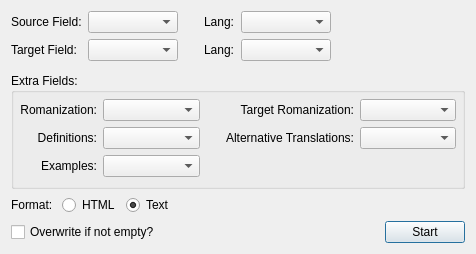
<?xml version="1.0" encoding="UTF-8"?>
<ui version="4.0">
 <class>Dialog</class>
 <widget class="QDialog" name="Dialog">
  <property name="geometry">
   <rect>
    <x>0</x>
    <y>0</y>
    <width>476</width>
    <height>240</height>
   </rect>
  </property>
  <property name="sizePolicy">
   <sizepolicy hsizetype="Preferred" vsizetype="Preferred">
    <horstretch>0</horstretch>
    <verstretch>0</verstretch>
   </sizepolicy>
  </property>
  <property name="windowTitle">
   <string>Google Translate</string>
  </property>
  <layout class="QVBoxLayout" name="verticalLayout">
   <item>
    <layout class="QGridLayout" name="gridLayout" rowstretch="0,0" columnstretch="0,0,0,0,0,0">
     <property name="sizeConstraint">
      <enum>QLayout::SetDefaultConstraint</enum>
     </property>
     <property name="bottomMargin">
      <number>6</number>
     </property>
     <item row="0" column="4">
      <widget class="QComboBox" name="sourceLang">
       <property name="minimumSize">
        <size>
         <width>90</width>
         <height>0</height>
        </size>
       </property>
      </widget>
     </item>
     <item row="0" column="3">
      <widget class="QLabel" name="label_3">
       <property name="text">
        <string>Lang:</string>
       </property>
      </widget>
     </item>
     <item row="0" column="0">
      <widget class="QLabel" name="label">
       <property name="text">
        <string>Source Field:</string>
       </property>
      </widget>
     </item>
     <item row="1" column="1">
      <widget class="QComboBox" name="targetField">
       <property name="minimumSize">
        <size>
         <width>0</width>
         <height>0</height>
        </size>
       </property>
       <property name="sizeAdjustPolicy">
        <enum>QComboBox::AdjustToContents</enum>
       </property>
      </widget>
     </item>
     <item row="1" column="3">
      <widget class="QLabel" name="label_4">
       <property name="text">
        <string>Lang:</string>
       </property>
      </widget>
     </item>
     <item row="1" column="0">
      <widget class="QLabel" name="label_2">
       <property name="text">
        <string>Target Field:</string>
       </property>
      </widget>
     </item>
     <item row="0" column="1">
      <widget class="QComboBox" name="sourceField">
       <property name="minimumSize">
        <size>
         <width>90</width>
         <height>0</height>
        </size>
       </property>
       <property name="sizeAdjustPolicy">
        <enum>QComboBox::AdjustToContents</enum>
       </property>
      </widget>
     </item>
     <item row="1" column="4">
      <widget class="QComboBox" name="targetLang">
       <property name="minimumSize">
        <size>
         <width>0</width>
         <height>0</height>
        </size>
       </property>
      </widget>
     </item>
     <item row="0" column="5">
      <spacer name="horizontalSpacer_2">
       <property name="orientation">
        <enum>Qt::Horizontal</enum>
       </property>
       <property name="sizeType">
        <enum>QSizePolicy::Expanding</enum>
       </property>
       <property name="sizeHint" stdset="0">
        <size>
         <width>0</width>
         <height>20</height>
        </size>
       </property>
      </spacer>
     </item>
     <item row="0" column="2">
      <spacer name="horizontalSpacer_6">
       <property name="orientation">
        <enum>Qt::Horizontal</enum>
       </property>
       <property name="sizeType">
        <enum>QSizePolicy::Fixed</enum>
       </property>
       <property name="sizeHint" stdset="0">
        <size>
         <width>20</width>
         <height>20</height>
        </size>
       </property>
      </spacer>
     </item>
    </layout>
   </item>
   <item>
    <widget class="QGroupBox" name="groupBox">
     <property name="enabled">
      <bool>true</bool>
     </property>
     <property name="title">
      <string>Extra Fields:</string>
     </property>
     <property name="flat">
      <bool>false</bool>
     </property>
     <property name="checkable">
      <bool>false</bool>
     </property>
     <layout class="QVBoxLayout" name="verticalLayout_2">
      <property name="leftMargin">
       <number>6</number>
      </property>
      <property name="topMargin">
       <number>6</number>
      </property>
      <property name="rightMargin">
       <number>6</number>
      </property>
      <property name="bottomMargin">
       <number>9</number>
      </property>
      <item>
       <layout class="QGridLayout" name="gridLayout_2" columnstretch="0,1,0,0,1">
        <item row="3" column="0">
         <widget class="QLabel" name="label_7">
          <property name="layoutDirection">
           <enum>Qt::LeftToRight</enum>
          </property>
          <property name="styleSheet">
           <string notr="true"/>
          </property>
          <property name="text">
           <string>Definitions:</string>
          </property>
          <property name="alignment">
           <set>Qt::AlignRight|Qt::AlignTrailing|Qt::AlignVCenter</set>
          </property>
         </widget>
        </item>
        <item row="2" column="0">
         <widget class="QLabel" name="label_6">
          <property name="styleSheet">
           <string notr="true"/>
          </property>
          <property name="text">
           <string>Romanization:</string>
          </property>
          <property name="alignment">
           <set>Qt::AlignRight|Qt::AlignTrailing|Qt::AlignVCenter</set>
          </property>
         </widget>
        </item>
        <item row="2" column="2">
         <spacer name="horizontalSpacer_3">
          <property name="orientation">
           <enum>Qt::Horizontal</enum>
          </property>
          <property name="sizeType">
           <enum>QSizePolicy::Fixed</enum>
          </property>
          <property name="sizeHint" stdset="0">
           <size>
            <width>20</width>
            <height>20</height>
           </size>
          </property>
         </spacer>
        </item>
        <item row="3" column="1">
         <widget class="QComboBox" name="mdField">
          <property name="minimumSize">
           <size>
            <width>90</width>
            <height>0</height>
           </size>
          </property>
         </widget>
        </item>
        <item row="2" column="1">
         <widget class="QComboBox" name="rmField">
          <property name="minimumSize">
           <size>
            <width>90</width>
            <height>0</height>
           </size>
          </property>
         </widget>
        </item>
        <item row="4" column="0">
         <widget class="QLabel" name="label_8">
          <property name="layoutDirection">
           <enum>Qt::LeftToRight</enum>
          </property>
          <property name="styleSheet">
           <string notr="true"/>
          </property>
          <property name="text">
           <string>Examples:</string>
          </property>
          <property name="alignment">
           <set>Qt::AlignRight|Qt::AlignTrailing|Qt::AlignVCenter</set>
          </property>
         </widget>
        </item>
        <item row="4" column="1">
         <widget class="QComboBox" name="exField">
          <property name="minimumSize">
           <size>
            <width>90</width>
            <height>0</height>
           </size>
          </property>
         </widget>
        </item>
        <item row="2" column="3">
         <widget class="QLabel" name="label_10">
          <property name="styleSheet">
           <string notr="true"/>
          </property>
          <property name="text">
           <string>Target Romanization:</string>
          </property>
          <property name="alignment">
           <set>Qt::AlignRight|Qt::AlignTrailing|Qt::AlignVCenter</set>
          </property>
         </widget>
        </item>
        <item row="3" column="4">
         <widget class="QComboBox" name="atField">
          <property name="minimumSize">
           <size>
            <width>90</width>
            <height>0</height>
           </size>
          </property>
         </widget>
        </item>
        <item row="2" column="4">
         <widget class="QComboBox" name="rmTargetField">
          <property name="minimumSize">
           <size>
            <width>90</width>
            <height>0</height>
           </size>
          </property>
         </widget>
        </item>
        <item row="3" column="3">
         <widget class="QLabel" name="label_9">
          <property name="layoutDirection">
           <enum>Qt::LeftToRight</enum>
          </property>
          <property name="styleSheet">
           <string notr="true"/>
          </property>
          <property name="text">
           <string>Alternative Translations:</string>
          </property>
          <property name="alignment">
           <set>Qt::AlignRight|Qt::AlignTrailing|Qt::AlignVCenter</set>
          </property>
         </widget>
        </item>
       </layout>
      </item>
     </layout>
    </widget>
   </item>
   <item>
    <layout class="QHBoxLayout" name="horizontalLayout_2">
     <item>
      <widget class="QLabel" name="label_5">
       <property name="text">
        <string>Format: </string>
       </property>
      </widget>
     </item>
     <item>
      <widget class="QRadioButton" name="radioButtonHTML">
       <property name="text">
        <string>HTML</string>
       </property>
       <property name="checked">
        <bool>false</bool>
       </property>
       <attribute name="buttonGroup">
        <string notr="true">buttonGroup</string>
       </attribute>
      </widget>
     </item>
     <item>
      <widget class="QRadioButton" name="radioButtonText">
       <property name="text">
        <string>Text</string>
       </property>
       <property name="checked">
        <bool>true</bool>
       </property>
       <attribute name="buttonGroup">
        <string notr="true">buttonGroup</string>
       </attribute>
      </widget>
     </item>
     <item>
      <spacer name="horizontalSpacer_4">
       <property name="orientation">
        <enum>Qt::Horizontal</enum>
       </property>
       <property name="sizeHint" stdset="0">
        <size>
         <width>40</width>
         <height>20</height>
        </size>
       </property>
      </spacer>
     </item>
    </layout>
   </item>
   <item>
    <layout class="QHBoxLayout" name="horizontalLayout_3">
     <property name="sizeConstraint">
      <enum>QLayout::SetDefaultConstraint</enum>
     </property>
     <item>
      <widget class="QCheckBox" name="checkBoxOverwrite">
       <property name="text">
        <string>Overwrite if not empty?</string>
       </property>
      </widget>
     </item>
     <item>
      <spacer name="horizontalSpacer">
       <property name="orientation">
        <enum>Qt::Horizontal</enum>
       </property>
       <property name="sizeType">
        <enum>QSizePolicy::Expanding</enum>
       </property>
       <property name="sizeHint" stdset="0">
        <size>
         <width>40</width>
         <height>20</height>
        </size>
       </property>
      </spacer>
     </item>
     <item>
      <widget class="QPushButton" name="pushButton">
       <property name="text">
        <string>Start</string>
       </property>
      </widget>
     </item>
    </layout>
   </item>
  </layout>
 </widget>
 <resources/>
 <connections>
  <connection>
   <sender>pushButton</sender>
   <signal>clicked()</signal>
   <receiver>Dialog</receiver>
   <slot>accept()</slot>
   <hints>
    <hint type="sourcelabel">
     <x>444</x>
     <y>78</y>
    </hint>
    <hint type="destinationlabel">
     <x>363</x>
     <y>56</y>
    </hint>
   </hints>
  </connection>
 </connections>
 <buttongroups>
  <buttongroup name="buttonGroup"/>
 </buttongroups>
</ui>
